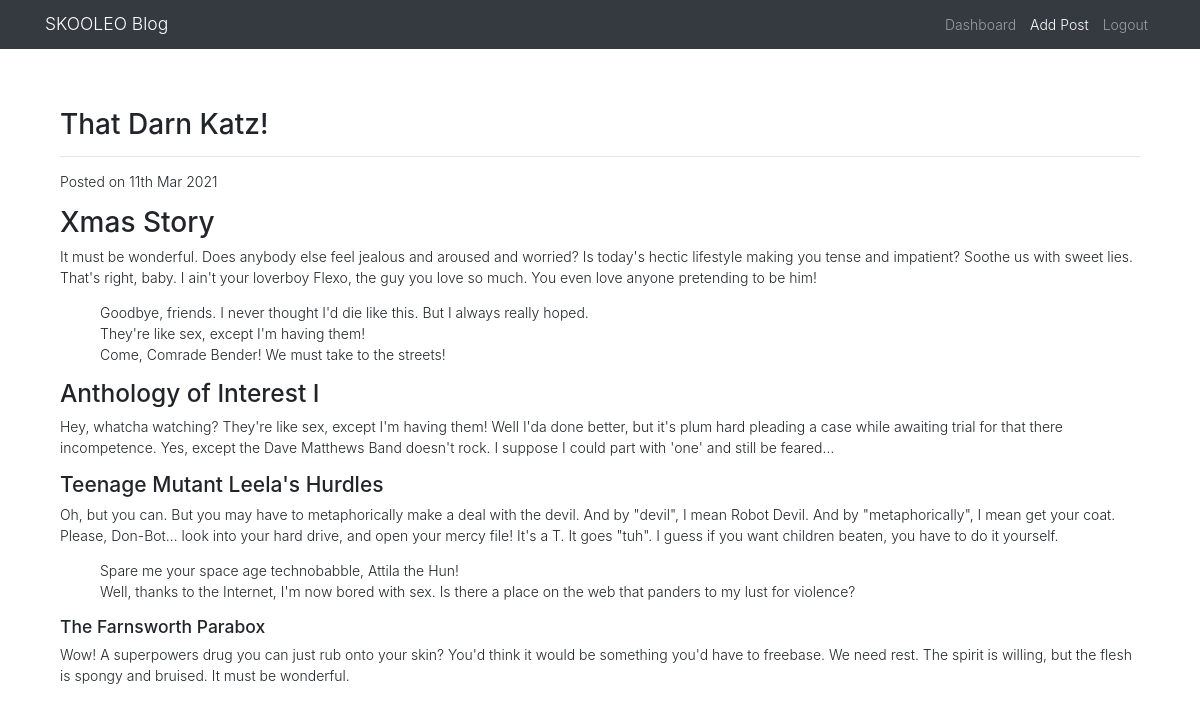
Screenshot of /post.php?id=8 (signed in) with the database file from the repository.
### tables this page shows
CREATE TABLE IF NOT EXISTS `posts` (
  `id` int(11) NOT NULL AUTO_INCREMENT,
  `title` text NOT NULL,
  `description` text DEFAULT NULL,
  `content` text NOT NULL,
  `views` int(11) NOT NULL,
  `date_posted` timestamp NOT NULL DEFAULT current_timestamp() ON UPDATE current_timestamp(),
  PRIMARY KEY (`id`)
);

### Model/Db.php (called while the page is built, shortened)
<?php
    class Db {
        protected $dbName = 'blog';
        protected $dbHost = 'localhost';
        protected $dbUser = 'root';
        protected $dbPass = '';
        protected $dbHandler, $dbStmt;
        public function __construct()
        {
            $dsn = 'mysql:host='. $this->dbHost . ';dbname=' . $this->dbName;
            $options = array(
                PDO::ATTR_PERSISTENT => true,
                PDO::ATTR_ERRMODE => PDO::ERRMODE_EXCEPTION
            );
            try{
                $this->dbHandler = new PDO($dsn, $this->dbUser, $this->dbPass, $options);
            }catch(Exception $e){
                var_dump("Couldn't Establish A Database Connection. Error: ". $e->getMessage());
            }
        }
        public function query($query){
            $this->dbStmt = $this->dbHandler->prepare($query);
        }
        public function bind($param, $value, $type = null){
            if(is_null($type)){
                switch(true){
                    default: $type = PDO::PARAM_STR;
                    break;
                }
            }
            $this->dbStmt->bindValue($param, $value, $type);
        }
        public function execute(){
            $this->dbStmt->execute();
            return true;
        }
        public function fetch(){
            $this->execute();
            return $this->dbStmt->fetch(PDO::FETCH_ASSOC);
        }
    }
?>

### controller/Post.php (called while the page is built, shortened)
<?php
    require_once('./Model/PostModel.php');
    class Post extends Controller{
        private $postModel;
        public function __construct()
        {
            $this->postModel = new PostModel();
        }
        public function getPost($id):array{
            return $this->postModel->fetchPost($id);
        }
    }
?>

### Model/PostModel.php (called while the page is built, shortened)
<?php
    require_once(__DIR__. '/Db.php');
    class PostModel extends Db{
        public function fetchPost($id) :array {
            $query = "SELECT * FROM `posts` WHERE `id` = :id";
            $this->query($query);
            $this->bind('id', $id);
            $this->execute();
            $Post = $this->fetch();
            if(!empty($Post)){
                $Response = array(
                    'status' => true,
                    'data' => $Post
                );
                return $Response;
            }
        }
    }
?>

### post.php (the view, shortened to what this page needs)
<?php require_once('./controller/Post.php'); ?>
<?php
  $Post = new Post();
  $Post->track_visit();
  $id = $_GET['id'];
  $Post->views($id);
  $Post = $Post->getPost($id);
?>
<?php require('./nav.php'); ?>
<main role="main" class="container">
  <div class="container">
    <div class="row mt-5">
      <?php if ($Post['status']) : ?>
      <div class="col-xs-12 col-sm-12 col-md-12 col-xl-12 col-lg-12">
        <h2><?php echo $Post['data']['title'] ?></h2>
        <hr>
      </div>
    </div>
      <?php
        echo '<div>';
          echo '<p>Posted on '.date('jS M Y', strtotime($Post['data']['date_posted'])).'</p>';
          echo '<p>'.$Post['data']['content'].'</p>';
        echo '</div>';
      ?>
    <?php endif;  ?>
  </div>
</main>
</body>
</html>

### assets/css/style.css (style rules this page uses)
html, body { height: 100%; width: 100%; padding: 0; margin: 0; font-size: 14px; font-weight: 300; line-height: 1.5; text-rendering: optimizeLegibility; overflow-y: hidden !important; }
ul { list-style: none; }
li { list-style: none; }
.mt-5 { margin-top: 10% !important; }

### rows the page displays
posts: title "That Darn Katz!", date_posted "11th Mar 2021", content "Xmas Story It must be wonderful. Does anybody else feel jealous and aroused and worried? Is today's hectic lifestyle making you tense and impatient? Soothe us with sweet lies. That's right, baby. I ain't your loverboy Flexo, the guy you love so much. You even love anyone pretending to be him! Goodbye, friends. I never thought I'd die like this. But I always really hoped. They're like sex, except I'm having them! Come, Comrade Bender! We must take to the streets! Anthology of Interest I Hey, whatcha watching? They're like sex, except I'm having them! Well I'da done better, but it's plum hard pleading a case while awaiting trial for that there incompetence. Yes, except the Dave Matthews Band…"
